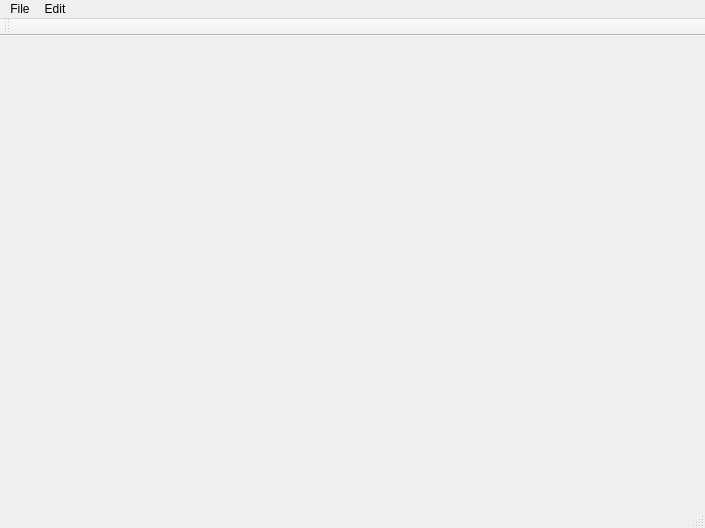
<ui version="4.0" >
 <class>MainWindow</class>
 <widget class="QMainWindow" name="MainWindow" >
  <property name="geometry" >
   <rect>
    <x>0</x>
    <y>0</y>
    <width>705</width>
    <height>528</height>
   </rect>
  </property>
  <property name="windowTitle" >
   <string>MainWindow</string>
  </property>
  <widget class="QWidget" name="centralwidget" />
  <widget class="QMenuBar" name="menubar" >
   <property name="geometry" >
    <rect>
     <x>0</x>
     <y>0</y>
     <width>705</width>
     <height>22</height>
    </rect>
   </property>
   <widget class="QMenu" name="menuMyView" >
    <property name="title" >
     <string>File</string>
    </property>
   </widget>
   <widget class="QMenu" name="menuMenu2" >
    <property name="title" >
     <string>Edit</string>
    </property>
   </widget>
   <addaction name="menuMyView" />
   <addaction name="menuMenu2" />
  </widget>
  <widget class="QStatusBar" name="statusbar" />
  <widget class="QToolBar" name="toolBar" >
   <property name="windowTitle" >
    <string>toolBar</string>
   </property>
   <attribute name="toolBarArea" >
    <enum>TopToolBarArea</enum>
   </attribute>
   <attribute name="toolBarBreak" >
    <bool>false</bool>
   </attribute>
  </widget>
 </widget>
 <resources/>
 <connections/>
</ui>
